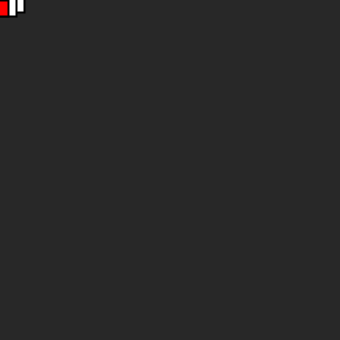
Frame 1 (no input)
Frame 60 (the mouse pressed at the canvas centre just before this capture): identical to frame 1, image omitted
Frame 120 (the mouse held since frame 60 and released just before this capture): identical to frame 1, image omitted

The Processing sketch that drew this single still picture (run headless with seeded random() and noise(); from frame 60 on, the mouse is pressed at the canvas centre):

// Processing sketch: processing_64173
// ── processing_64173.pde

float x = 0.0;
float y = 0.0;
float beginnspeed = 0.00001; //handle with care
float endspeed = 0.0001;
float storeX;
float storeY;
float distX;
float distY;
float dx;
float dy;
int dxi;
int dyi;
boolean dance = false;
float i = 0.0;
float turbo = 5.6;
float speed = 1.0;


void setup(){
  size(340,340);
  smooth();
}


void draw(){
  
   background(40);

   dx = storeX - x;
   dxi = int(constrain(distX,-1,+1));   
   dy = storeY - y;
   dyi = int(constrain(distY,-1,+1));
   
   if (abs(dx) > 1.0){
     x += dx*300*speed*(map(abs(dx),abs(distX),1,beginnspeed,endspeed));
   }
   if (abs(dy) > 1.0){
     y += dy*300*speed*(map(abs(dy),abs(distY),1,beginnspeed,endspeed));
   }
   
pushMatrix();
//nimmt sich den winkel zwischen position des männchen
//und gespeichertem Ziel in eine Variable (bevor der translation)
float angle = atan2(storeX-x,storeY-y);
//bewegt das männchen von 0,0 zu seinen ausgerechneten koordinaten
translate(x,y);
//rotiert das männchen um den berechneten winkel
rotate(HALF_PI+angle*-1);
scale(2);
if(dance == true){ //Wenn der Boolean dance wahr ist dann prüfe
  if (i <= TWO_PI*2){ //ob i kleiner als zwei PI ist (ganze drehung)
    rotate(i); //wenn das wahr ist, drehe
    i+=0.5;    //und mache i größer, damit es nicht aufhört

    //lustiger scale-effekt - basierend auf der y-position des männchens
    ///scale(map(y,0,height,1,4));
    //Der Körper mit weißer Farbe
    fill(255,255,255);
    rect(-2,-12,8,24); //hände
    rect(-8,-8,16,16); //rumpf
    rect(8,-7,14,2);
    //roter kopf
    fill(255,0,0);
    if (abs(dx) > 100.0){
      //Wenn der mann geht, bewegt sich der kopf
      rect(random(-2,2),-4,8,8);
    }else{
      //Wenn er steht dann nicht
      rect(0,-4,8,8);
    }
  }else{ //Wenn i größer als 2 PI ist, hört der Tanz auf
    i=0.0; // iwird wieder zu 0
    dance = false; //dance wird wieder false
  }
}else{ // wenn dance false sein sollte, dann bitte nochmal das männchen ohne drehung
      //lustiger scale-effekt - basierend auf der y-position des männchens
    //scale(map(y,0,height,1,4));
    //Der Körper mit weißer Farbe
    fill(255,255,255);
    rect(-2,-12,8,24); //hände
    rect(-8,-8,16,16); //rumpf
    //roter kopf
    fill(255,0,0);
    if (abs(dx) > 100.0){
      //Wenn der mann geht, bewegt sich der kopf
      rect(random(-2,2),-4,8,8);
    }else{
      //Wenn er steht dann nicht
      rect(0,-4,8,8);
    }
}
popMatrix(); 

if(dance == true){println("swosshhhhh!");}
if(dxi < 0){println("left!");}
if(dxi > 0){println("right!");}
}


void mousePressed(){
  if(mouseButton == LEFT){
    storeX = mouseX;
    storeY = mouseY;
    distX = storeX - x;
    distY = storeY - y;
  }
  //rechtsklick = tanzen
  if(mouseButton == RIGHT){
    dance = true;  
  }
}

void keyPressed(){
  if (key == CODED) {
    if (keyCode == 16){
      speed = turbo;
    }else
      speed = 1.0;
  }
}
